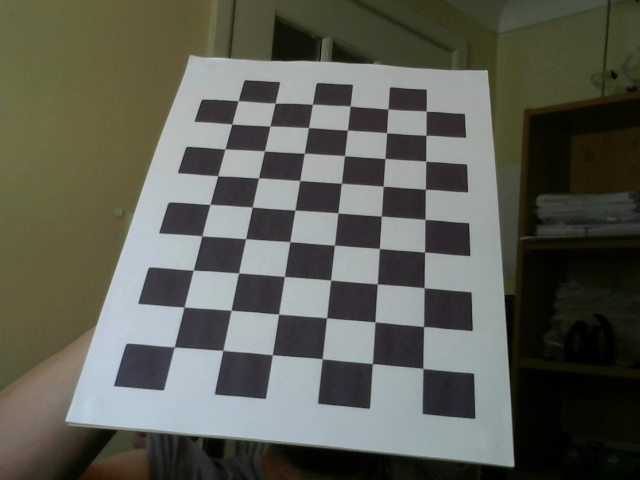
#> input picture cameracalibrationandposeestimation_sample.jpg, 640 x 480 px, given in place of 1.mov, which was not available
$ python demo2.py   (Python 2 division)   (older library calls are emulated)
#> lines starting #> are read from the running program, lines starting #| are printed output that depends on the picture; after the words box and inside, x2 and y2 are one past the last pixel; in counts of white or black regions, pixels touching at a corner belong together; pictures that were not available may be replaced by others from this repository, and a replacement may not be noted
#!/usr/bin/env python

import colorsys
import cv2
import itertools
import math
import numpy
import random
import sklearn.cluster
import sklearn.datasets.samples_generator


WINNAME = 'Chess Transcription'


# [71 lines left out: function drawMatches, not called in this run]


def main():

	#webcam = cv2.VideoCapture(0)
	webcam = cv2.VideoCapture('/usr/local/src/CVChess/data/videos/1.mov')
	#webcam = cv2.VideoCapture('idaho.webm')
	if not webcam.isOpened():
		raise RuntimeError('Failed to open camera')

	#[webcam.read() for i in range(10)]
	#[webcam.read() for i in range(500)]
	(retval, color2) = webcam.read()
#> color2 is the input picture: shape (480, 640, 3); mean B, G, R 84.6, 93.6, 92.6

	img2 = cv2.cvtColor(color2, cv2.COLOR_BGR2GRAY)

	refimgbw = cv2.imread('chessboard.png',0)
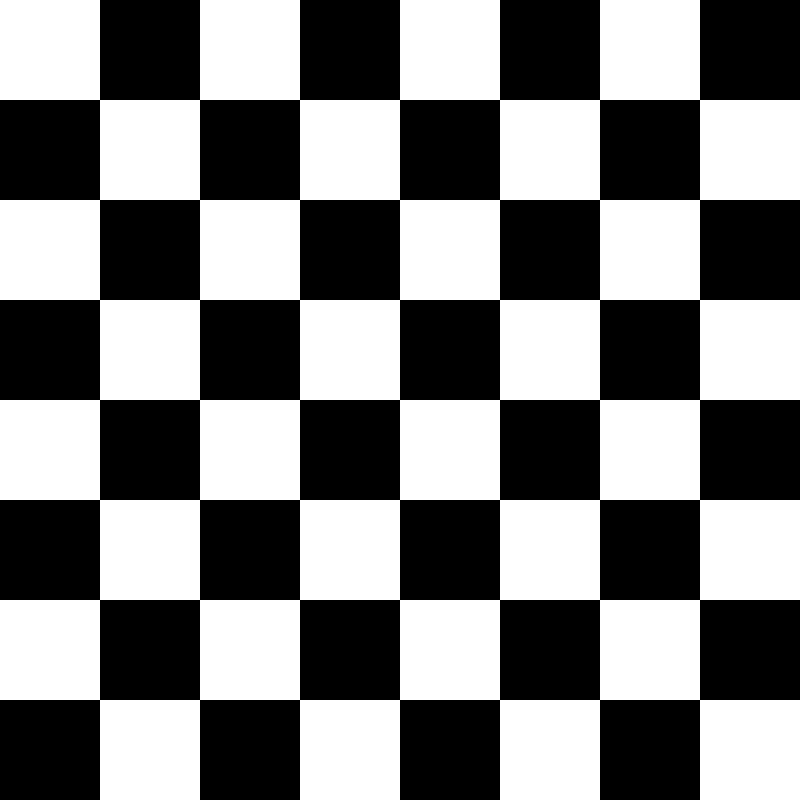
#> input picture chessboard.png, 800 x 800 px
	refimg = cv2.cvtColor(refimgbw, cv2.COLOR_GRAY2BGR)
#> refimg is the input picture: shape (800, 800, 3); 50% white; 1 white region, box (x1, y1, x2, y2) and area: (0, 0, 800, 800) 320000
	pattern_size = (7, 7)
	(found, ref_chess) = cv2.findChessboardCorners(refimg, pattern_size)
#> found = True; ref_chess = 49 rows, first 8: [99.5, 99.5], [199.5, 99.5], [299.5, 99.5], [399.5, 99.5], [499.5, 99.5], [599.5, 99.5], [699.5, 99.5], [99.5, 199.5]
	ref_corners = [c[0] for c in ref_chess]
#> ref_corners = 49 pairs, first value 99.5 to 699.5, second value 99.5 to 699.5
	#print('chessboard corners', ref_corners)

	cv2.namedWindow(WINNAME)

	while True:
		(retval, color1) = webcam.read()
		img1 = cv2.cvtColor(color1, cv2.COLOR_BGR2GRAY)

		#cv2.imshow(WINNAME, img1)
		#key = cv2.waitKey(0)

		#ret,thresh = cv2.threshold(img1,127,255,0)
		thresh = cv2.adaptiveThreshold(img1,255,cv2.ADAPTIVE_THRESH_GAUSSIAN_C,cv2.THRESH_BINARY,101,0)
		#cv2.imshow(WINNAME, thresh)
		#key = cv2.waitKey(0)

		# For finding dark squares
		kernel = cv2.getStructuringElement(cv2.MORPH_RECT,(3,5))
		dilated = cv2.dilate(thresh, kernel)
		# For finding light squares
		kernel = numpy.ones((3,5),numpy.uint8)
		eroded = cv2.erode(thresh, kernel)
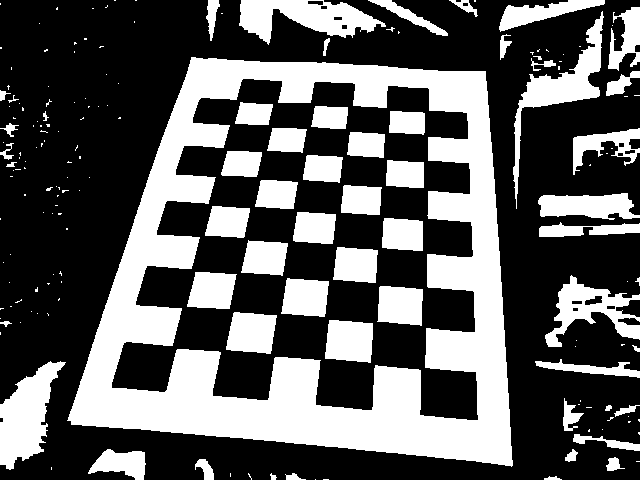
#> eroded: shape (480, 640); 36% white; 180 white regions (123 under 20 px)
		# [4 lines of commented-out code are left out]


		im2, contoursd, hierarchy = cv2.findContours(dilated,cv2.RETR_LIST,cv2.CHAIN_APPROX_SIMPLE)
#> contoursd = 353 contours, 226 with area under 20; largest, box (x1, y1, x2, y2) and area: (64, 0, 516, 470) 152012, (0, 0, 173, 354) 31366, (492, 0, 640, 265) 14452, (532, 268, 640, 381) 8515, (0, 352, 71, 475) 5361
		ime2, contourse, hierarchy = cv2.findContours(eroded,cv2.RETR_LIST,cv2.CHAIN_APPROX_SIMPLE)
#> contourse = 193 contours, 128 with area under 20; largest, box (x1, y1, x2, y2) and area: (67, 57, 513, 467) 141644, (111, 78, 479, 421) 82394, (0, 361, 66, 470) 3598, (239, 0, 386, 45) 3405, (513, 11, 604, 209) 3025
		#contours = contourse
		contours = contoursd + contourse
#> contours = 546 contours, 354 with area under 20; largest, box (x1, y1, x2, y2) and area: (64, 0, 516, 470) 152012, (67, 57, 513, 467) 141644, (111, 78, 479, 421) 82394, (0, 0, 173, 354) 31366, (492, 0, 640, 265) 14452

		good = []
		goodd = []
		goode = []
		for (idx, contour) in enumerate(contours):
			perimeter = cv2.arcLength(contour, True)
			if len(contour) > 4:
				approx = cv2.approxPolyDP(contour, perimeter/20, True)
			elif len(contour) == 4:
				approx = contour
			else:
				continue

			#if len(approx) > 4:
			#	approx = cv2.approxPolyDP(approx, 5, True)
			if len(approx) != 4:
				continue
				pass
			if not cv2.isContourConvex(approx):
				continue
			#if cv2.arcLength(approx,True) < 50:
			#	continue
			if cv2.contourArea(approx) < 40:
				continue

			# Dilate the contour
			bg = numpy.zeros((color2.shape[0], color2.shape[1]), dtype=numpy.uint8)
			cv2.drawContours(bg, [approx], -1, 255, cv2.FILLED)
			#kernel_lg = numpy.ones((20,30),numpy.uint8)
			dilatedApprox = cv2.dilate(bg, kernel)
			# TODO: This is messy. Use a mathematical translation of the contour
			# to find the contour that barely bounds this contour with a
			# kernel mask at each corner.
			imda, contoursa, hierarchy = cv2.findContours(dilatedApprox,cv2.RETR_LIST,cv2.CHAIN_APPROX_SIMPLE)
			if len(contoursa) != 1:
				print('bad contour count', contoursa)
			contoursa1 = contoursa[0]
			if len(contoursa1) > 4:
				#print('repeating', len(contoursa1))
				contoursa1 = cv2.approxPolyDP(contoursa1, perimeter/20, True)
			if len(contoursa1) != 4:
				contoursa1 = approx

			# FIXME: Find sub-pixel position of these corners.

			good.append(contoursa1)
			if idx < len(contoursd):
				goodd.append(contoursa1)
			else:
				goode.append(contoursa1)
#> this loop made 546 passes
#> (perimeter, approx) on passes 2, 4: (75.31, [[566, 477], [559, 470], [537, 474], [536, 479]]), (137.6, [[258, 471], [260, 479], [309, 479], [294, 469]])
#> after the loop, good = 83 contours; largest, box (x1, y1, x2, y2) and area: (62, 0, 517, 471) 150560, (65, 56, 514, 468) 143583, (109, 96, 480, 422) 97140, (531, 267, 640, 382) 9666, (0, 352, 73, 476) 6596; goodd = 51 contours; largest, box (x1, y1, x2, y2) and area: (62, 0, 517, 471) 150560, (531, 267, 640, 382) 9666, (0, 352, 73, 476) 6596, (559, 394, 640, 468) 5560, (422, 370, 477, 418) 2302; goode = 32 contours; largest, box (x1, y1, x2, y2) and area: (65, 56, 514, 468) 143583, (109, 96, 480, 422) 97140, (0, 361, 68, 470) 4005, (536, 192, 640, 219) 2142, (323, 319, 375, 364) 1954

		contcorners = numpy.zeros((color2.shape[0], color2.shape[1]), numpy.uint8)
		contlines = numpy.zeros((color2.shape[0], color2.shape[1]), numpy.uint8)
		contlinesd = numpy.zeros((color2.shape[0], color2.shape[1]), numpy.uint8)
		contlinese = numpy.zeros((color2.shape[0], color2.shape[1]), numpy.uint8)
		for (idx, contour) in reversed(list(enumerate(good))):
			#color = [a*256 for a in colorsys.hsv_to_rgb(random.random(), 0.75, 1)]
			color = (255, 0, 0)
			#cv2.drawContours(color1, [contour], -1, color, cv2.FILLED)
			cv2.drawContours(color1, [contour], -1, color, 2)
			cv2.drawContours(contlines, [contour], -1, 255, 1)
			if idx < len(goodd):
				cv2.drawContours(contlinesd, [contour], -1, 255, 1)
			else:
				cv2.drawContours(contlinese, [contour], -1, 255, 1)
			for cr in contour:
				if contcorners[(cr[0][1], cr[0][0])]:
					#print('clobbered corner')
					pass
				contcorners[(cr[0][1], cr[0][0])] = 255
#> this loop made 83 passes
#> (idx, contour) on passes 1 to 4: (82, [[305, 0], [306, 5], [325, 5], [324, 0]]), (81, [[639, 6], [611, 11], [606, 69], [639, 62]]), (80, [[189, 56], [65, 421], [513, 467], [487, 70]]), (79, [[639, 70], [606, 81], [604, 96], [624, 94]])
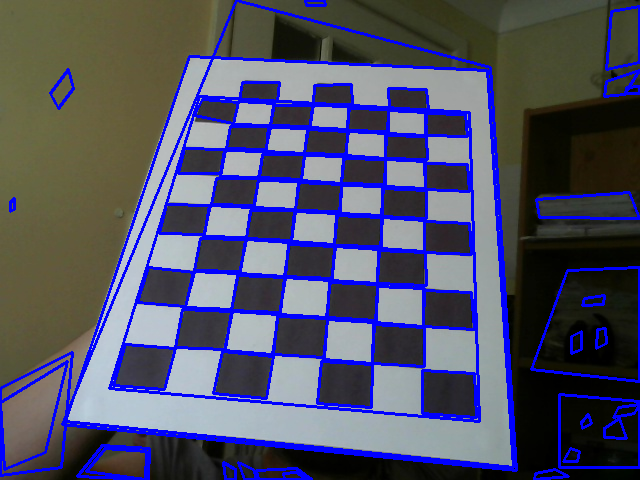
#> color1: shape (480, 640, 3); 12.73% of pixels changed, all inside (x1, y1, x2, y2) = (0, 0, 640, 480)
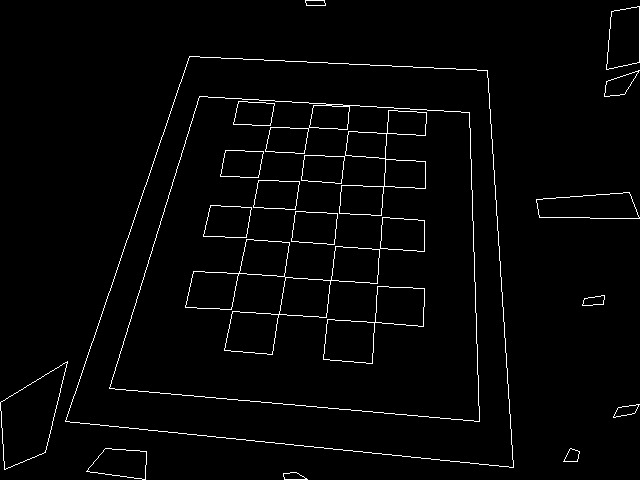
#> contlinese: shape (480, 640); 2.2% white in thin lines or dots
			# [10 lines of commented-out code are left out]

		src = numpy.array([(3, 3), (4, 3), (4, 4), (3, 4)], dtype=numpy.float32)
		allboards = numpy.copy(color2)
		ALPHA_WEIGHT = 0.01
		matrices = []
		for contour in reversed(good):
			c = numpy.array([pt[0] for pt in contour], dtype=numpy.float32)
			if len(c) != 4:
				continue
			M = cv2.getPerspectiveTransform(src, c)
			matrices.append([M[x][y] for x in range(3) for y in range(3)])
#> this loop made 83 passes
#> c on passes 2 to 5: [[639, 6], [611, 11], [606, 69], [639, 62]], [[189, 56], [65, 421], [513, 467], [487, 70]], [[639, 70], [606, 81], [604, 96], [624, 94]], [[199, 96], [109, 388], [479, 421], [469, 112]]
#> after the loop, matrices = 83 items
			# [24 lines of commented-out code are left out]
		matrices = numpy.array(matrices)
		print('matrices', matrices)
#| matrices [[ 1.00000000e+00  1.90000000e+01  2.45000000e+02  5.00000000e+00
#|    4.84157409e-16 -1.50000000e+01 -4.67462326e-18  8.88178420e-17
#|    1.00000000e+00]
#> (further printed lines are left out)

		SHEAR_FACTOR = 1
		ROTATION_FACTOR = 1
		SCALING_FACTOR = 1
		def decompose_matrix(m):
			p = math.sqrt(m[0]**2 + m[1]**2)
			r = (m[0]*m[4] - m[1]*m[3]) / p
			q = (m[0]*m[3] + m[2]*m[4]) / (m[0]*m[4] - m[1]*m[3])
			a = math.atan2(m[1], m[0])
			shear = math.sqrt(p**2 + r**2) * SHEAR_FACTOR
			rotation = math.sqrt(q**2 + 2) * ROTATION_FACTOR
			scaling = 1 * SCALING_FACTOR
			#print('decomposed', m, [shear, rotation, scaling])
			return [shear, rotation, scaling]

		def pers_dist(a, b):
			#return random.random()*1000
			return math.sqrt(sum((ap - bp)**2 for (ap, bp) in
				zip(decompose_matrix(a), decompose_matrix(b))))

		## Use k-NN or DBSCAN on every perspective matrix to find the most likely matrix
		scanner = sklearn.cluster.DBSCAN(eps=50, min_samples=4, metric=pers_dist)
		#db = scanner.fit(X)
		db = scanner.fit(matrices)
		#core_samples_mask = np.zeros_like(db.labels_, dtype=bool)
		#core_samples_mask[db.core_sample_indices_] = True
		print('kept', len(db.core_sample_indices_), len(matrices))

		for cidx, contour in enumerate(reversed(good)):
			#break

			if cidx not in db.core_sample_indices_:
				continue


			c = numpy.array([pt[0] for pt in contour], dtype=numpy.float32)
			M = cv2.getPerspectiveTransform(src, c)
			#matrices.append([M[x][y] for x in range(3) for y in range(3)])
			#matrices.append(M)
			#print('matrix', M)


			warped = cv2.warpPerspective(refimg, M, (color2.shape[1], color2.shape[0]))
			flatmask = numpy.full(refimg.shape, 255, dtype=numpy.uint8)
			warpedmask = cv2.warpPerspective(flatmask, M, (color2.shape[1], color2.shape[0]))

			maskidx = (warpedmask!=0)
			overlay = numpy.copy(allboards)
			overlay[maskidx] = warped[maskidx]

			allboards = cv2.addWeighted(overlay, ALPHA_WEIGHT, allboards, 1 - ALPHA_WEIGHT, 0)

			color = (0, 255, 255)
			cv2.drawContours(overlay, [contour], -1, color, cv2.FILLED)

			cv2.imshow(WINNAME, overlay)
			key = cv2.waitKey(0)
#> this loop made 83 passes; (key Esc is pressed on pass 1)
#> pass 1, in main, `maskidx = (warpedmask!=0)`:
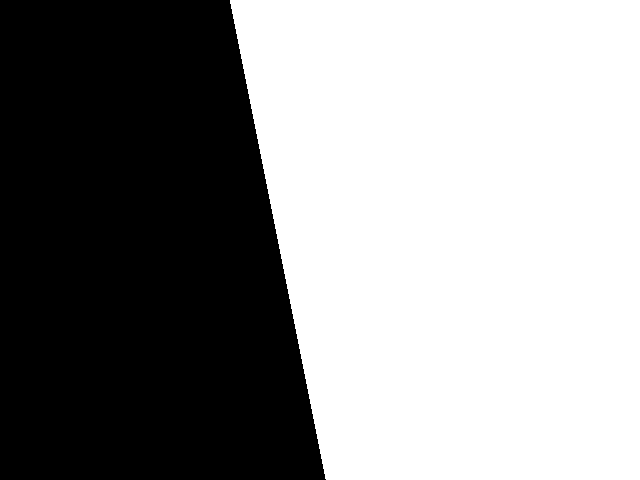
#> maskidx: shape (480, 640, 3) bool; 56.6% white; 1 black region, box (x1, y1, x2, y2) and area: (0, 0, 326, 480) 133296
#> pass 1, in main, `cv2.imshow(WINNAME, overlay)`:
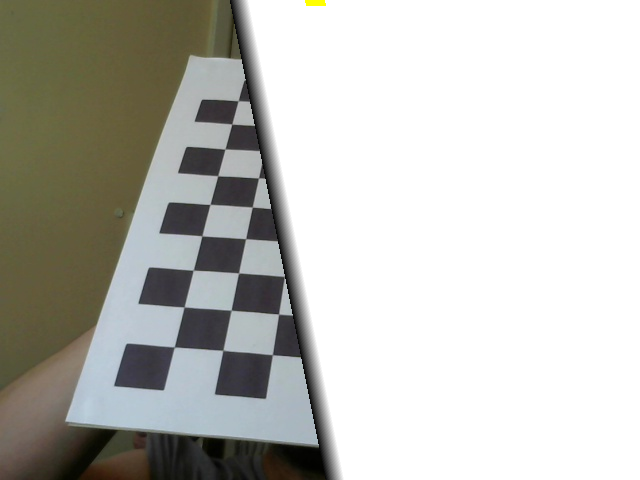
#> window 'Chess Transcription': shape (480, 640, 3); mean B, G, R 183.9, 189.5, 189.6
#> after the loop:
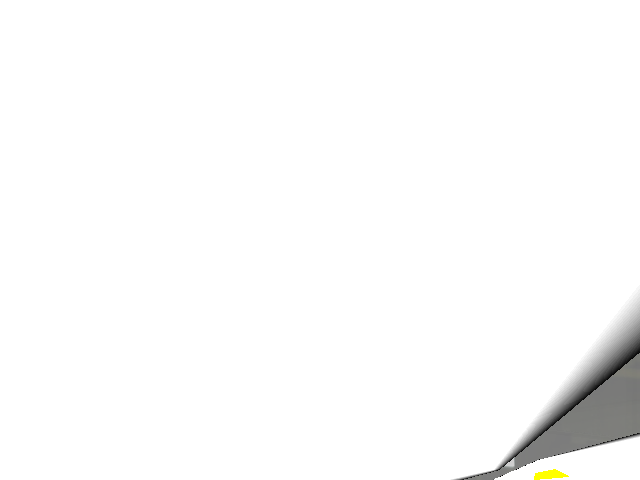
#> overlay: shape (480, 640, 3); mean B, G, R 250.4, 250.7, 250.6


		#cv2.imshow(WINNAME, allboards)
		#key = cv2.waitKey(0)

		lines = cv2.HoughLines(contlines, 2, numpy.pi / 180, 200)
#> lines = 54 rows, first 8: [414, 1.68], [-480, 3.07], [324, 0.157], [198, 0.332], [288, 1.66], [218, 0.297], [378, 1.66], [358, 0.105]
		#print('lines', lines)
		for lin in lines:
		    #print('line', lin[0])
		    (rho, theta) = lin[0]
		    #print('rho/theta', rho, theta)
		    a = numpy.cos(theta)
		    b = numpy.sin(theta)
		    x0 = a*rho
		    y0 = b*rho
		    x1 = int(x0 + 1000*(-b))
		    y1 = int(y0 + 1000*(a))
		    x2 = int(x0 - 1000*(-b))
		    y2 = int(y0 - 1000*(a))
#> this loop made 54 passes
#> lin on passes 13 to 16: [[82, 1.64]], [[-464, 3.11]], [[220, 1.64]], [[250, 1.66]]
		    # [22 lines of commented-out code are left out]

		break

	[webcam.read() for i in range(300)]
	(retval, color3) = webcam.read()

	# [21 lines of commented-out code are left out]

	pattern_size = (7, 7)
	(found, corners) = cv2.findChessboardCorners(img1, pattern_size)
	#print('chessboard', found, corners)
	clus_corners = corners = [c[0] for c in corners]


	def get_odd_corners(c):
		return [c[1], c[7], c[15], c[21]]
	def get_even_corners(c):
		return [c[8], c[14], c[22], c[28]]
	def get_corners(c):
		return get_odd_corners(c) + get_even_corners(c)
	corners_img = numpy.zeros(img1.shape, numpy.uint8)
	corners_vis = numpy.copy(color2)
	for c in get_corners(clus_corners):
		#corners_img[(int(round(c[1])), int(round(c[0])))] = 255
		cv2.circle(corners_vis, (int(round(c[0])), int(round(c[1]))), 3, (0, 255, 0))
		pass
	#corners_img[corners]= 255
	#color2[corners]= 255


	for c in ref_corners:
		cv2.circle(refimg, (int(round(c[0])), int(round(c[1]))), 3, (0, 255, 0))
		pass
	#cv2.imshow(WINNAME, refimg)
	#key = cv2.waitKey(0)

	src_pts = numpy.float32([ pt for pt in get_corners(ref_corners) ]).reshape(-1,1,2)
	dst_pts = numpy.float32([ pt for pt in get_corners(clus_corners) ]).reshape(-1,1,2)
	src_corners = []
	dst_corners = []
	for sc, dc in itertools.chain(
			itertools.product(get_odd_corners(ref_corners), get_odd_corners(clus_corners)),
			itertools.product(get_even_corners(ref_corners), get_even_corners(clus_corners)),
		):
		src_corners.append(sc)
		dst_corners.append(dc)
	matches = []
	for sc, dc in itertools.chain(
			#itertools.product(get_odd_corners(ref_corners), get_odd_corners(clus_corners)),
			#itertools.product(get_even_corners(ref_corners), get_even_corners(clus_corners)),
			itertools.product(range(len(get_odd_corners(ref_corners))), range(len(get_odd_corners(clus_corners)))),
			itertools.product(range(len(get_odd_corners(ref_corners)), len(get_odd_corners(ref_corners))+len(get_even_corners(ref_corners))), range(len(get_odd_corners(clus_corners)),len(get_odd_corners(clus_corners))+len(get_even_corners(clus_corners)))),
		):
		matches.append(cv2.DMatch(sc, dc, 1))
	#src_pts = numpy.float32(src_corners).reshape(-1,1,2)
	#dst_pts = numpy.float32(dst_corners).reshape(-1,1,2)

	cv2.imshow(WINNAME, corners_vis)
	key = cv2.waitKey(0)
	def mkpt(c):
		return cv2.KeyPoint(c[0], c[1], 5)
	refimgbw = cv2.cvtColor(refimg, cv2.COLOR_BGR2GRAY)
	bw2 = cv2.cvtColor(color2, cv2.COLOR_BGR2GRAY)

	#matches_vis = drawMatches(
	#	refimgbw,[mkpt(c) for c in get_corners(ref_corners)],
	#	bw2,[mkpt(c) for c in get_corners(clus_corners) ],matches)


	# FIXME
	# Use sklearn.linear_model.RANSACRegressor to determine outliers and
	# scipy.optimize with method=lm (Levenberg-Marquardt algorithm)
	# to fit the corners to a perspective.
	M, hmask = cv2.findHomography(src_pts, dst_pts, cv2.RANSAC,5.0)
	hmatchesMask = hmask.ravel().tolist()

	#h,w = img1.shape
	#pts = numpy.float32([ [0,0],[0,h-1],[w-1,h-1],[w-1,0] ]).reshape(-1,1,2)
	#dst = cv2.perspectiveTransform(pts,M)

	warped = cv2.warpPerspective(refimg, M, (color3.shape[1], color3.shape[0]))
	#color3[0:warped.shape[0], 0:warped.shape[1]] = warped


	flatmask = numpy.full((refimg.shape[0], refimg.shape[1]), 255, dtype=numpy.uint8)
	flatmask = numpy.full(refimg.shape, 255, dtype=numpy.uint8)
	warpedmask = cv2.warpPerspective(flatmask, M, (color3.shape[1], color3.shape[0]))

	maskidx = (warpedmask!=0)
	overlay = numpy.copy(color3)
	overlay[maskidx] = warped[maskidx]
	# [7 lines of commented-out code are left out]

	idealized = cv2.warpPerspective(color3, M, (refimg.shape[1], refimg.shape[0]),
		flags=cv2.WARP_INVERSE_MAP)
	#cv2.imshow(WINNAME, idealized)
	#key = cv2.waitKey(0)

	return

	#######################################################

	lines = cv2.HoughLines(corners_img, 1, numpy.pi / 180, 5)[0]
	#print('lines', lines)
	#for x1,y1,x2,y2 in lines:
	#	cv2.line(color2,(x1,y1),(x2,y2),(255,0,0),2)
	for rho,theta in lines:
	    a = numpy.cos(theta)
	    b = numpy.sin(theta)
	    x0 = a*rho
	    y0 = b*rho
	    x1 = int(x0 + 1000*(-b))
	    y1 = int(y0 + 1000*(a))
	    x2 = int(x0 - 1000*(-b))
	    y2 = int(y0 - 1000*(a))
	    #cv2.line(color2,(x1,y1),(x2,y2),(255,0,0),2)


	for c in clus_corners:
		cv2.circle(color1, (int(round(c[0])), int(round(c[1]))), 3, (0, 255, 0))


	cv2.imshow(WINNAME, color1)
	key = cv2.waitKey(0)
	return


	MIN_MATCH_COUNT = 10

	# Initiate SIFT detector
	sift = cv2.SIFT()

	# find the keypoints and descriptors with SIFT
	kp1, des1 = sift.detectAndCompute(img1,None)
	kp2, des2 = sift.detectAndCompute(img2,None)

	pattern_size = (7, 7)
	(found1, corners1) = cv2.findChessboardCorners(img1, pattern_size)
	(found2, corners2) = cv2.findChessboardCorners(img2, pattern_size)
	kp1 = [cv2.KeyPoint(c[0][0], c[0][1], 5) for c in corners1]
	kp2 = [cv2.KeyPoint(c[0][0], c[0][1], 5) for c in corners2]

	(kp1, des1) = sift.compute(img1, kp1)
	(kp2, des2) = sift.compute(img2, kp2)
	#print('kp1', [(k.pt, k.size) for k in kp1])
	#print('kp2', [(k.pt, k.size) for k in kp2])


	FLANN_INDEX_KDTREE = 0
	index_params = dict(algorithm = FLANN_INDEX_KDTREE, trees = 5)
	search_params = dict(checks = 50)

	neighbors = pattern_size[0] * pattern_size[1]

	# FIXME: A matcher looks at local features, which doesn't work!
	# I want matching to be done based on relative coordinates.
	flann = cv2.FlannBasedMatcher(index_params, search_params)
	matches = flann.knnMatch(des1,des2,k=neighbors)

	#bf = cv2.BFMatcher(cv2.NORM_HAMMING, crossCheck=True)
	#matches = bf.knnMatch(des1, des2, k=2)

	# store all the good matches as per Lowe's ratio test.
	good = []
	#for m,n in matches:
	#    if m.distance < 0.7*n.distance:
	#        good.append(m)

	# Brute force every match from one interior corner to another
	for ms in matches:
		for m in ms:
			good.append(m)


	if len(good)>MIN_MATCH_COUNT:
	    src_pts = numpy.float32([ kp1[m.queryIdx].pt for m in good ]).reshape(-1,1,2)
	    dst_pts = numpy.float32([ kp2[m.trainIdx].pt for m in good ]).reshape(-1,1,2)

	    M, mask = cv2.findHomography(src_pts, dst_pts, cv2.RANSAC,5.0)
	    matchesMask = mask.ravel().tolist()

	    h,w = img1.shape
	    pts = numpy.float32([ [0,0],[0,h-1],[w-1,h-1],[w-1,0] ]).reshape(-1,1,2)
	    dst = cv2.perspectiveTransform(pts,M)

	    #img2 = cv2.polylines(img2,[numpy.int32(dst)],True,255,3, cv2.CV_AA)
	    cv2.polylines(img2,[numpy.int32(dst)],True,255,3, cv2.CV_AA)
	    draw_params = dict(matchColor = (0,255,0), # draw matches in green color
	                   singlePointColor = None,
	                   matchesMask = matchesMask, # draw only inliers
	                   flags = 2)

	    #img3 = cv2.drawMatches(img1,kp1,img2,kp2,good,None,**draw_params)
	    img3 = drawMatches(img1,kp1,img2,kp2,good)

	    warped = cv2.warpPerspective(img1, M, (800,800))
	    cv2.imshow('Warped', warped)
	    cv2.waitKey(0)
	    cv2.destroyWindow('Warped')

	else:
	    print "Not enough matches are found - %d/%d" % (len(good),MIN_MATCH_COUNT)
	    matchesMask = None
	    cv2.drawChessboardCorners(img1, pattern_size, corners1, False)
	    cv2.drawChessboardCorners(img2, pattern_size, corners2, False)


	    cv2.namedWindow(WINNAME)
	    cv2.imshow(WINNAME, img1)
	    key = cv2.waitKey(0)
	    cv2.imshow(WINNAME, img2)
	    key = cv2.waitKey(0)


# [42 lines left out: functions cluster_points, euclidean_distance, get_centroid, not called in this run]


if __name__ == "__main__":
	main()
